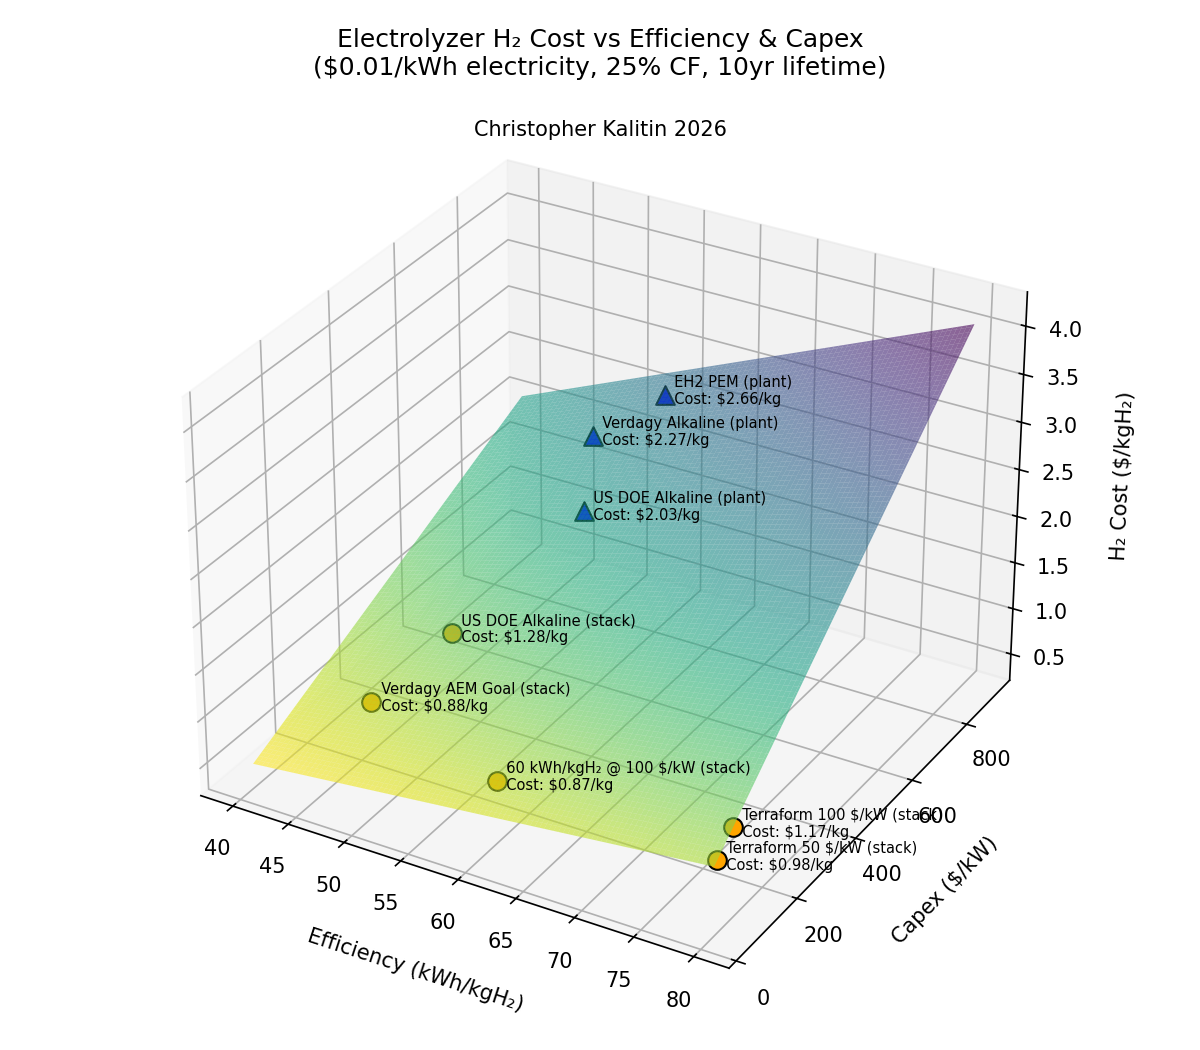

This chart was generated by the following Python code:
import numpy as np
import matplotlib.pyplot as plt
from mpl_toolkits.mplot3d import Axes3D  # noqa: F401

# --- Assumptions ---
electricity_price = 0.01   # $/kWh
capacity_factor   = 0.25   # 90%
lifetime_years    = 10
hours_per_year    = 8760

# H2 cost ($/kgH2):
#   electricity:  efficiency * electricity_price
#   capital:      capex * efficiency / (lifetime * hours/yr * CF)
#                 (amortizes $/kW over lifetime kgH2 produced per kW)

eff  = np.linspace(40, 80, 200)     # kWh/kgH2
cost = np.linspace(40, 900, 200)   # $/kW
EFF, COST = np.meshgrid(eff, cost)

def h2_cost(e, c):
    return e * electricity_price + c * e / (lifetime_years * hours_per_year * capacity_factor)

H2_COST = h2_cost(EFF, COST)

# Points from electrolyzer_cost_vs_eff (eff 40-80, capex <= 1000)
# (efficiency kWh/kgH2, capex $/kW, label)
stack_points = [
    (48.9, 353, 'US DOE Alkaline (stack)'),
    (46,   200, 'Verdagy AEM Goal (stack)'),
    (80,   100, 'Terraform 100 $/kW (stack)'),
    (80,   50, 'Terraform 50 $/kW (stack)'),
    (60, 100, "60 kWh/kgH₂ @ 100 $/kW (stack)"),
]
plant_points = [
    (53.7, 610, 'US DOE Alkaline (plant)'),
    (50,   775, 'Verdagy Alkaline (plant)'),
    (54.5, 850, 'EH2 PEM (plant)'),
]

fig = plt.figure(figsize=(8, 7))
ax = fig.add_subplot(111, projection='3d')

surf = ax.plot_surface(EFF, COST, H2_COST, cmap='viridis_r', 
                       alpha=0.6,    # Keep this under 0.7
                       rcount=100,   # High rcount/ccount helps the 
                       ccount=100,   # renderer sort points better
                       antialiased=True,
                       zorder=1)
#fig.colorbar(surf, ax=ax, shrink=0.5, aspect=10, label='H₂ Cost ($/kgH₂)')

# 1. Increase the nudge to 0.15 or 0.2 (approx 5% of the Z-range)
# 2. Add 'clip_on=False' to the scatter call
# 3. Lower surface alpha to 0.6 to let the points "bleed through" if needed

for e, c, label in stack_points:
    z_base = h2_cost(e, c)
    ax.scatter(e, c, z_base + 0, color='orange', edgecolors='black', 
               linewidth=1, marker='o', s=80, zorder=10, clip_on=False)
    ax.text(e, c, z_base - 0.1, f'  {label}\n  Cost: ${z_base:.2f}/kg', fontsize=7, zorder=11)

for e, c, label in plant_points:
    z_base = h2_cost(e, c)
    ax.scatter(e, c, z_base + 0, color='blue', edgecolors='black', 
               linewidth=1, marker='^', s=80, zorder=10, clip_on=False)
    ax.text(e, c, z_base - 0.1, f'  {label}\n  Cost: ${z_base:.2f}/kg', fontsize=7, zorder=11)
    
ax.set_xlabel('Efficiency (kWh/kgH₂)', labelpad=10)
ax.set_ylabel('Capex ($/kW)', labelpad=10)
ax.set_zlabel('H₂ Cost ($/kgH₂)', labelpad=10)
ax.set_title('Electrolyzer H₂ Cost vs Efficiency & Capex\n'
             f'($0.01/kWh electricity, {int(capacity_factor*100)}% CF, {lifetime_years}yr lifetime)')

fig.text(0.5, 0.87, 'Christopher Kalitin 2026', ha='center', fontsize=10, color='black', alpha=1.0)

plt.tight_layout()
plt.savefig('electrolyzer_3d_graph.png', dpi=150)
plt.show()
